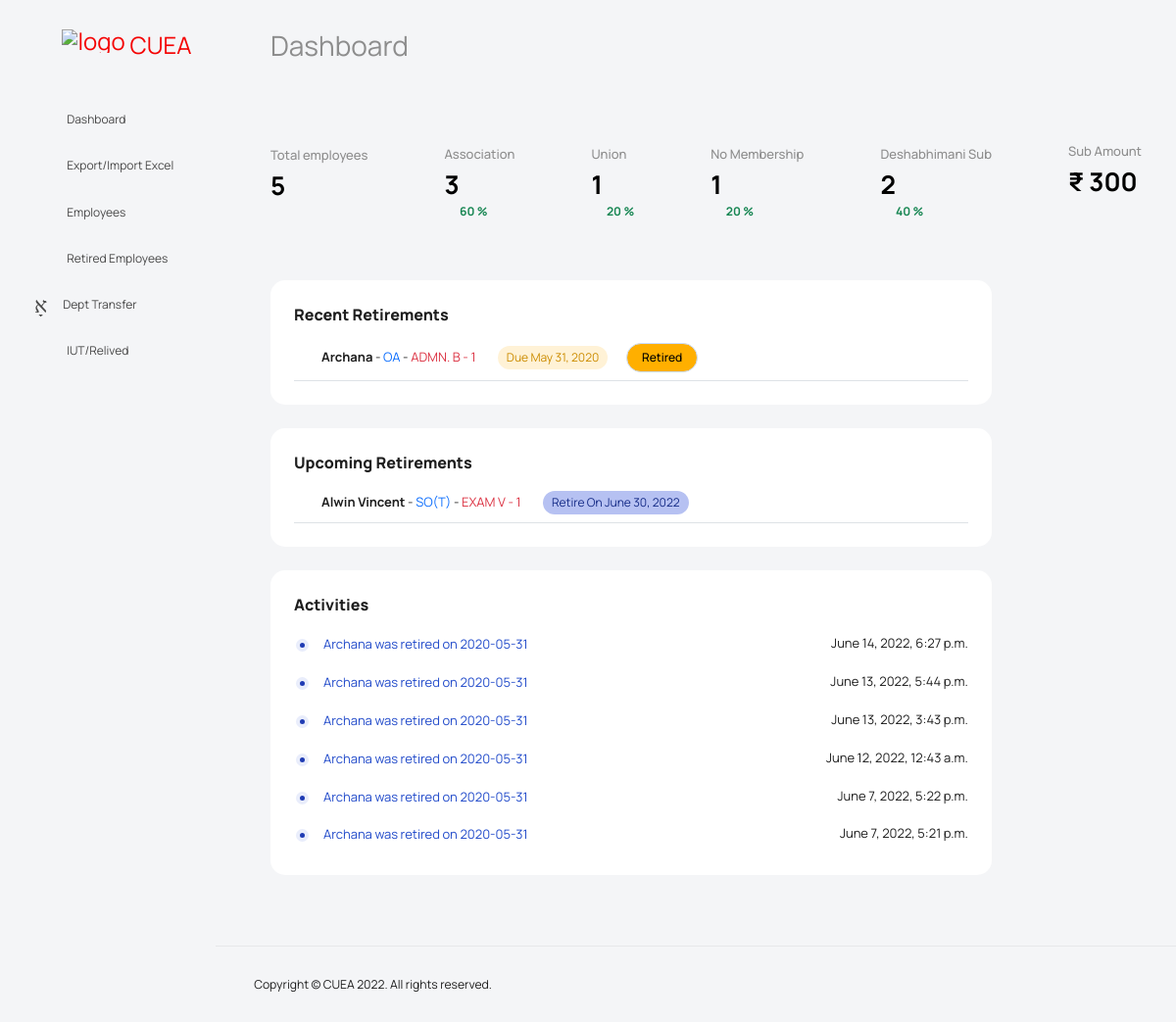
Before: /dashboard (signed in) with the older database file.
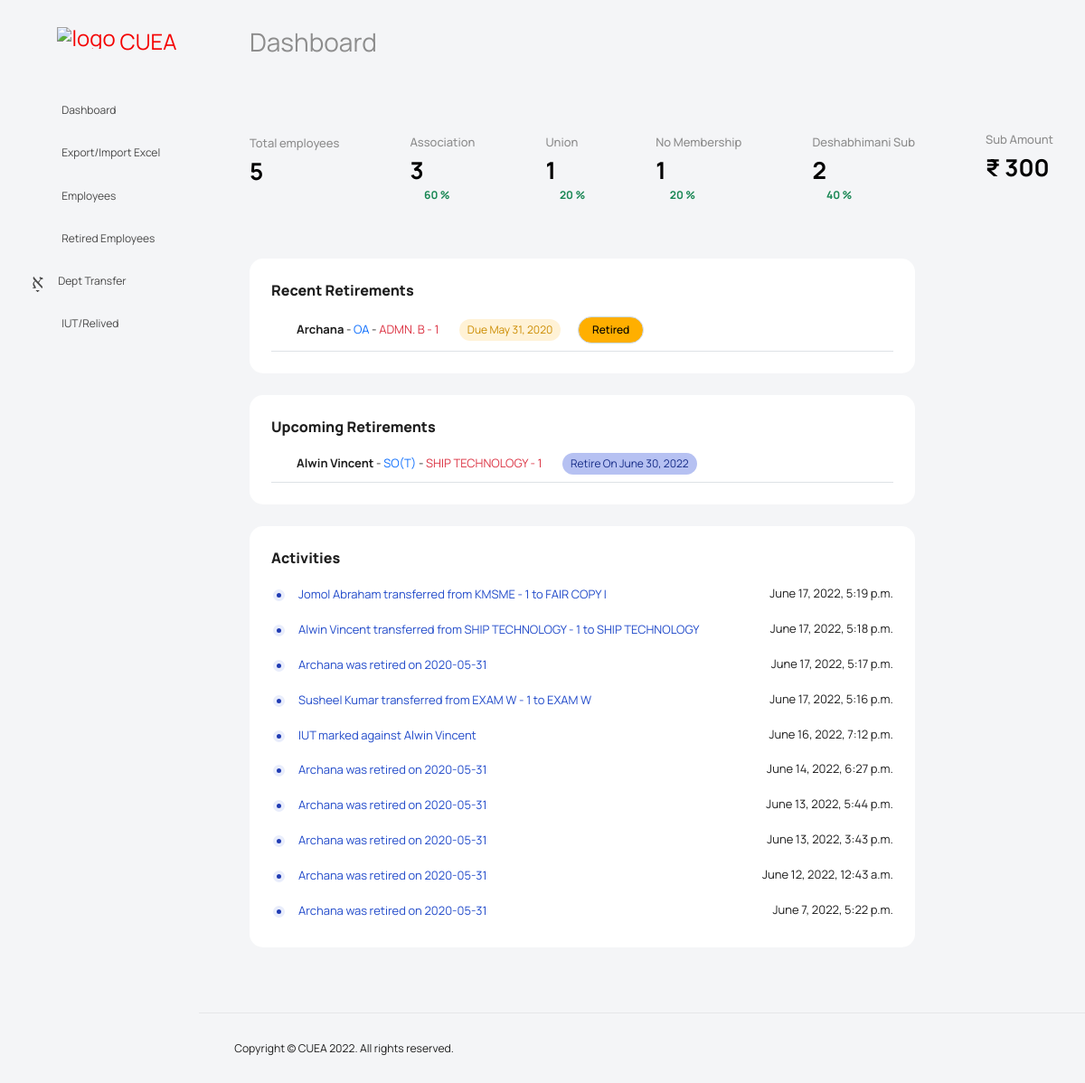
After: the same page with the newer database file.
### contactsapp/models.py (models this page shows, shortened)
class EmployeeService(models.Model):
    MEMBERSHIP_CHOICES = (
        ("Association", "Association"),
        ("Union", "Union"),
        ("Neutral", "Neutral"),
    )
    employee = models.OneToOneField(Employees, on_delete=models.CASCADE, primary_key=True,)
    designation = models.CharField(max_length=50)
    department = models.ForeignKey(Section, null=True, on_delete=models.SET_NULL)
    membership = models.CharField(
                    max_length = 30,
                    choices = MEMBERSHIP_CHOICES,
                    default = 'Neuatral'
    )
    date_of_entry = models.DateField(null=True)
    date_of_retire = models.DateField(null=True)
    is_retired =  models.BooleanField(default=False)
    is_current_employee =  models.BooleanField(default=True)
    exit_remark = models.CharField(max_length=50, default="Retired")
    objects = models.Manager()
    dashboard = DashboardManager()

class Section(models.Model):
    section = models.CharField(max_length=50)
    unit = models.ForeignKey(Unit, on_delete=models.CASCADE)
    def __str__(self):
        return '{section} - {unit}'.format(section=self.section, unit=self.unit)

class Unit(models.Model):
    unit = models.IntegerField()
    def __str__(self):
        return '{unit}'.format(unit=self.unit)

class Employees(models.Model):
    pf_number = models.IntegerField()
    name = models.CharField(max_length=50)
    sex = models.CharField(max_length=30, default="M")
    blood_group = models.CharField(max_length=10)
    mobile = models.CharField(max_length=20)
    address = models.TextField()
    district = models.CharField(max_length=20)
    pan_mun_cop = models.CharField(max_length=20)
    pin_code = models.CharField(max_length=20)
    def get_dashboard_data(self):
        dashboard_data = {}
        dashboard_data['total_employees'] = Employees.objects.count()
        dashboard_data['association_members_count'] =  EmployeeService.dashboard.association_mem_count()
        dashboard_data['union_members_count'] =  EmployeeService.dashboard.union_mem_count()
        dashboard_data['no_membership_count'] =  EmployeeService.dashboard.no_membership_count()
        dashboard_data['deshabhimani_mem_count'] = EmployeeVote.dashboard.deshabhimani_mem_count()
        dashboard_data['deshabhimani_sub_amount'] = EmployeeVote.dashboard.deshabhimani_sub_amount()
        dashboard_data['retire_due_employees'] = EmployeeService.dashboard.mark_retirement()
        dashboard_data['upcoming_retirements'] = EmployeeService.dashboard.upcoming_retirements()
        dashboard_data['activities'] = Activities.get_activities()
        return dashboard_data

### contactsapp/views.py (the view)
# urls.py: path('dashboard', DashboardView.as_view(), name='dashboard-view'),
class DashboardView(LoginRequiredMixin, TemplateView):
    template_name = "contactsapp/index.html"
    employee_object = Employees()
    def get_context_data(self, **kwargs):
        context = super().get_context_data(**kwargs)
        context['dashboard_data'] = self.employee_object.get_dashboard_data()
        return context

### contactsapp/managers.py (called while the page is built)
    def association_mem_count(self):
        return self.filter(membership='Association').count()

    def union_mem_count(self):
        return self.filter(membership='Union').count()

    def no_membership_count(self):
        return self.filter(membership='Neutral').count()

    def mark_retirement(self):
        retire_employees_queyset = self.filter(date_of_retire__lte=datetime.datetime.now(), is_retired=False)
        for retired_employee in retire_employees_queyset:
            contactsapp.models.Activities.mark_activity('{name} was retired on {date}'.format(name=retired_employee.employee.name, date=retired_employee.date_of_retire))
        retire_employees_queyset.update(is_retired=True)
        return self.filter(is_retired=True).order_by('-date_of_retire')

    def upcoming_retirements(self):
        retirement_threshold = datetime.timedelta(days = 32) + datetime.datetime.now()
        return self.filter(date_of_retire__lte=retirement_threshold, date_of_retire__gt=datetime.datetime.now())

    def deshabhimani_mem_count(self):
        return self.filter(deshabhimani_sub='Yes').count()

### contactsapp/templates/contactsapp/index.html (shortened to what the changed rows need)
<!DOCTYPE html>
<html lang="en">
<head>
  <link rel="stylesheet" href="/static/vendors/feather/feather.css">
  <link rel="stylesheet" href="/static/vendors/mdi/css/materialdesignicons.min.css">
  <link rel="stylesheet" href="/static/vendors/ti-icons/css/themify-icons.css">
  <link rel="stylesheet" href="/static/vendors/typicons/typicons.css">
  <link rel="stylesheet" href="/static/vendors/simple-line-icons/css/simple-line-icons.css">
  <link rel="stylesheet" href="/static/vendors/css/vendor.bundle.base.css">
  <link rel="stylesheet" href="/static/vendors/datatables.net-bs4/dataTables.bootstrap4.css">
  <link rel="stylesheet" href="/static/js/select.dataTables.min.css">
  <link rel="stylesheet" href="/static/css/vertical-layout-light/style.css">
</head>
<body>
  <div class="container-scroller">
    <nav class="navbar default-layout col-lg-12 col-12 p-0 fixed-top d-flex align-items-top flex-row">
      <div class="navbar-menu-wrapper d-flex align-items-top">
          <ul class="navbar-nav" style="width:96%">
            <li class="nav-item font-weight-semibold d-none d-lg-block ms-0">
              <h1 class="welcome-text">Dashboard</h1>
            </li>
          </ul>
      </div>
    </nav>
    <div class="container-fluid page-body-wrapper">
      <div class="main-panel">
        <div class="content-wrapper">
          <div class="row">
            <div class="col-sm-12">
              <div class="home-tab">
                <div class="tab-content tab-content-basic">
                  <div class="tab-pane fade show active" id="overview" role="tabpanel" aria-labelledby="overview">
                    <div class="row">
                      <div class="col-lg-10 d-flex flex-column">
                        <div class="row flex-grow">
                          <div class="col-md-12 col-lg-12 grid-margin stretch-card">
                            <div class="card card-rounded">
                              <div class="card-body">
                                <div class="row">
                                  <div class="col-lg-12">
                                    <div class="list-wrapper">
                                      <ul class="todo-list todo-list-rounded">
                                        {% for emp in dashboard_data.upcoming_retirements %}
                                        <li class="d-block">
                                          <div class="form-check w-100">
                                            <label class="form-check-label">
                                              <p> <strong>{{ emp.employee.name }}</strong> - <span class="text-primary">{{ emp.designation}}</span> -  <span class="text-danger">{{ emp.department }}</span>
                                                <span class="badge badge-opacity-primary me-3" style="margin: 0 3%;">Retire On {{ emp.date_of_retire }}</span>
                                                <i class="mdi mdi-flag ms-2 flag-color"></i>
                                              </p>
                                            </label>
                                          </div>
                                        </li>
                                        {% endfor %}
                                      </ul>
                                    </div>
                                  </div>
                                </div>
                              </div>
                            </div>
                          </div>
                        </div>
                        <div class="row flex-grow">
                          <div class="col-md-12 col-lg-12 grid-margin stretch-card">
                            <div class="card card-rounded">
                              <div class="card-body">
                                <ul class="bullet-line-list">
                                  {% for activity in dashboard_data.activities %}
                                  <li>
                                    <div class="d-flex justify-content-between">
                                      <div><span class="text-light-green">{{activity.activity}}</span> </div>
                                      <p>{{activity.datetime}}</p>
                                    </div>
                                  </li>
                                  {% endfor %}
                                </ul>
                              </div>
                            </div>
                          </div>
                        </div>
                      </div>
                    </div>
                  </div>
                </div>
              </div>
            </div>
          </div>
        </div>
      </div>
    </div>
  </div>
</body>
</html>

Changed rows visible on the page:
changed EmployeeService "SO(T)": department "EXAM V - 1" → "SHIP TECHNOLOGY - 1"
Other visible differences:
new list line: "Jomol Abraham transferred from KMSME - 1 to FAIR COPY I June 17, 2022, 5:19 p.m."
new list line: "Alwin Vincent transferred from SHIP TECHNOLOGY - 1 to SHIP TECHNOLOGY June 17, 2022, 5:18 p.m."
new list line: "Archana was retired on 2020-05-31 June 17, 2022, 5:17 p.m."
new list line: "Susheel Kumar transferred from EXAM W - 1 to EXAM W June 17, 2022, 5:16 p.m."
new list line: "IUT marked against Alwin Vincent June 16, 2022, 7:12 p.m."
list line gone: "Archana was retired on 2020-05-31 June 7, 2022, 5:21 p.m."
